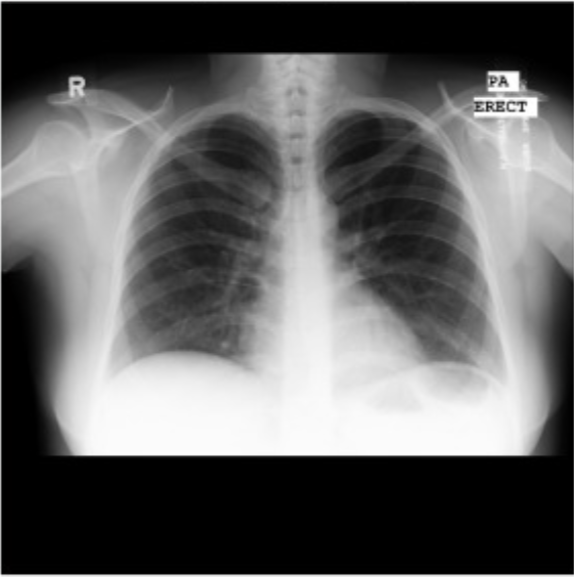
#> input picture data/samples/sample_cxr.png, 574 x 577 px
$ python -i candidate_regions.py   (imports and definitions only)   (older library calls are emulated)
#> lines starting #> are read from the running program, lines starting #| are printed output that depends on the picture; after the words box and inside, x2 and y2 are one past the last pixel; in counts of white or black regions, pixels touching at a corner belong together
### pulmomap/anatomy.py
"""Whole-image feature extraction and anatomical region *estimation*.

IMPORTANT HONESTY NOTE: this module does not perform validated anatomical
segmentation of bones, the heart or the mediastinum. Every region produced
here is one of three kinds, and callers/UI must always say which:

  CLASSICAL_ESTIMATE   - a rough geometric ROI derived from simple heuristics
                         (e.g. the lung mask's bounding box). Useful as a
                         starting point for inspection, not a validated mask.
  REQUIRES_TRAINED_MODEL - PulmoMap has no trained model for this structure;
                         classical thresholding cannot reliably isolate it
                         (e.g. individual ribs, the vertebral column).
  NOT_RELIABLE         - even a rough estimate is not attempted because the
                         structure is too variable/ambiguous with classical
                         methods alone.
"""
import cv2
import numpy as np

from pulmomap import texture as T

CLASSICAL_ESTIMATE = "Classical estimate (geometry-based ROI, not a validated segmentation)"
REQUIRES_TRAINED_MODEL = "Requires a trained model (not implemented)"
NOT_RELIABLE = "Not reliably identifiable with classical image processing alone"

# Static catalogue describing what PulmoMap can and cannot do for each
# anatomical structure named in the brief.
ANATOMY_CATALOG = {
    "Heart / cardiac silhouette": dict(
        status=CLASSICAL_ESTIMATE,
        note="Estimated as a central-lower rectangle spanning the gap between the two lung masks. "
             "This approximates where the cardiac silhouette usually sits on a PA film; it is not "
             "a traced cardiac border and cardiothoracic ratio should not be computed from it."),
    "Mediastinal region": dict(
        status=CLASSICAL_ESTIMATE,
        note="Estimated as the vertical strip between the medial edges of the right and left lung "
             "masks. Width/position depend entirely on how well the lung mask was segmented."),
    "Tracheal region": dict(
        status=NOT_RELIABLE,
        note="The trachea is a thin, low-contrast air column; classical thresholding on a "
             "standard PA film does not reliably separate it from surrounding soft tissue."),
    "Hilar regions": dict(
        status=NOT_RELIABLE,
        note="Hilar structures (vessels/bronchi) overlap extensively in projection and need "
             "trained segmentation or multi-view imaging to localize reliably."),
    "Ribs": dict(
        status=REQUIRES_TRAINED_MODEL,
        note="Individual rib segmentation needs a model trained on labeled bone contours; plain "
             "thresholding cannot separate overlapping rib shadows from lung and soft tissue."),
    "Clavicles": dict(
        status=REQUIRES_TRAINED_MODEL,
        note="Same limitation as ribs — bone-vs-soft-tissue separation needs a trained model."),
    "Vertebral column": dict(
        status=REQUIRES_TRAINED_MODEL,
        note="The spine is partly obscured by the mediastinum on a PA film; reliable localization "
             "needs a trained model or a lateral view."),
    "Shoulder structures": dict(
        status=NOT_RELIABLE,
        note="Highly variable position/framing across films; no stable classical heuristic."),
    "Right hemidiaphragm": dict(
        status=CLASSICAL_ESTIMATE,
        note="Estimated as the lowest boundary row of the right lung mask. Only as reliable as "
             "the underlying lung segmentation."),
    "Left hemidiaphragm": dict(
        status=CLASSICAL_ESTIMATE,
        note="Estimated as the lowest boundary row of the left lung mask. Only as reliable as the "
             "underlying lung segmentation."),
    "Costophrenic angles": dict(
        status=CLASSICAL_ESTIMATE,
        note="Estimated as a small corner ROI at the lower-lateral extremity of each lung mask — "
             "a location estimate, not a validated detection of blunting or effusion."),
    "Subdiaphragmatic / upper abdominal region": dict(
        status=CLASSICAL_ESTIMATE,
        note="Estimated as the band below the lowest lung boundary, within the valid (non-padded) "
             "image area. May include the normal gastric air bubble, which is not an abnormality."),
}


# ---------------------------------------------------------------------------
# Whole-image feature extraction (independent of lung segmentation)
# ---------------------------------------------------------------------------

# [54 lines left out: functions intensity_features, edge_features, texture_features, shape_features, not called in this run]


# ---------------------------------------------------------------------------
# Per-pixel feature maps — these always render regardless of any downstream
# thresholding/candidate logic, so a blank candidate layer never implies a
# blank analysis: the maps below are the ground truth the candidate logic
# is derived from, and are worth looking at directly.
# ---------------------------------------------------------------------------

def local_mean_std(gray, k):
    """Local mean/std via box filtering — the shared primitive behind the contrast, texture
    and z-score maps below. k is the (odd) side length of the local window in pixels."""
#> called with k = 15
    k = k if k % 2 == 1 else k + 1
    g = gray.astype(np.float32)
    mean = cv2.blur(g, (k, k))
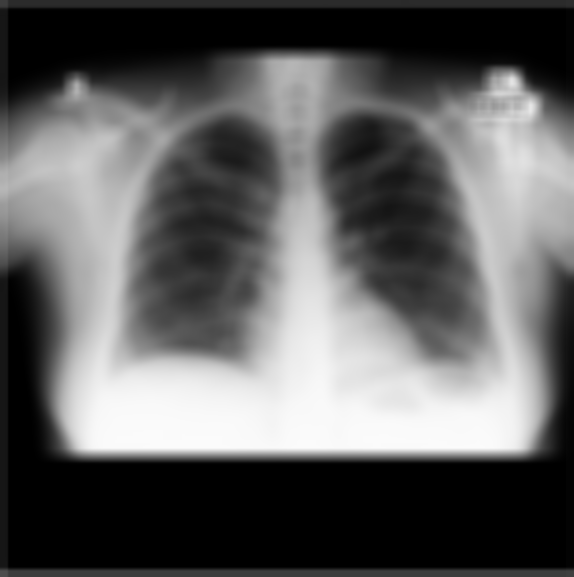
#> mean: shape (577, 574) float32; min 0, max 251.1, mean 96.3
    mean_sq = cv2.blur(g ** 2, (k, k))
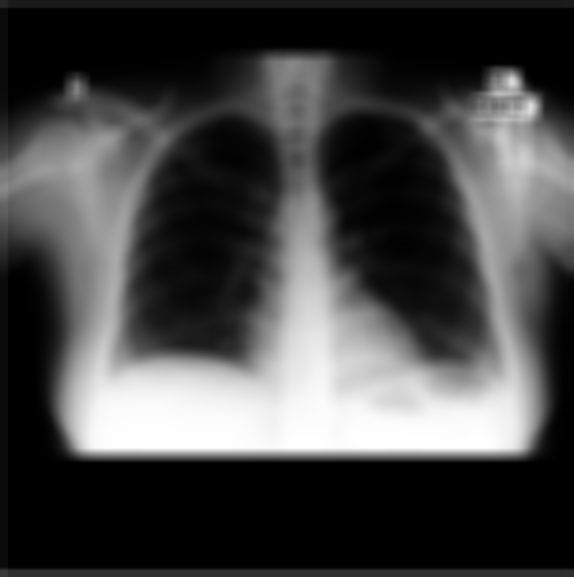
#> mean_sq: shape (577, 574) float32; min 0, max 63068.1, mean 17358.8; drawn with min black and max white
    var = np.clip(mean_sq - mean ** 2, 0, None)
    return mean, np.sqrt(var)


# [124 lines left out: functions local_contrast_map, texture_variation_map, edge_density_heatmap, z_score_map, connected_components_overlay, grid_cells and 3 more, not called in this run]

### pulmomap/candidate_regions.py
"""Candidate region highlighting across the WHOLE image.

This is explicitly NOT disease detection. It surfaces regions whose local
intensity/contrast/texture/edge-density differs from their surroundings,
using several complementary classical techniques. Every candidate is just a
region whose appearance is locally unusual by one of these generic numerical
measures — dark is not automatically abnormal, bright is not automatically
abnormal, and normal anatomical structures (ribs, vessels, hila, the gastric
air bubble below the diaphragm) will often show up here too. Candidates
require expert interpretation and are not a diagnosis, a probability, or a
validated finding of any kind.

ROOT CAUSE OF THE PREVIOUS "always zero candidates" BUG (fixed here): the
z-score method's raw detections are naturally 1-2px-wide ridges along
intensity transitions, not blobs. The old code ran a 5x5 morphological
*opening* over that raw mask as a blanket cleanup step — opening erodes
before it dilates, and a structuring element wider than the detected ridges
erases them completely before the dilation step has anything left to grow
back. That is a generic bug (verified: a single 3x3 erosion alone already
collapsed a 2186px raw mask down to 18px), not a matter of sensitivity
tuning. The fix is to turn the continuous z-score field into genuine blobs
*before* thresholding (via Gaussian smoothing, which is scale-appropriate
for "a patch of unusual appearance" rather than "a single unusual pixel"),
and to use a much smaller, fixed cleanup kernel afterwards instead of a
blanket opening tied to the user's morphology-kernel slider.
"""
import cv2
import numpy as np

from pulmomap import anatomy as ANAT, texture as T

METHODS = [
    "Local intensity deviation (z-score)",
    "CLAHE local contrast",
    "Adaptive threshold (local darker/brighter)",
    "Local texture variation",
    "Edge-density variation",
]

METHOD_COLORS = {
    "Local intensity deviation (z-score)": (0, 200, 255),     # amber
    "CLAHE local contrast": (255, 120, 255),                   # magenta
    "Adaptive threshold (local darker/brighter)": (0, 255, 120),  # green
    "Local texture variation": (255, 200, 0),                  # cyan-ish
    "Edge-density variation": (120, 120, 255),                 # red-ish
}


def _raw_mask(gray, method, intensity_sensitivity, texture_sensitivity, contrast_sensitivity, kernel_size):
    """Each method returns an *un-cleaned* binary mask plus a short reason string describing
    the rule that produced it (for the debug panel)."""
    win = max(9, kernel_size * 3) | 1

    if method == "Local intensity deviation (z-score)":
        mean, std = ANAT.local_mean_std(gray, win)
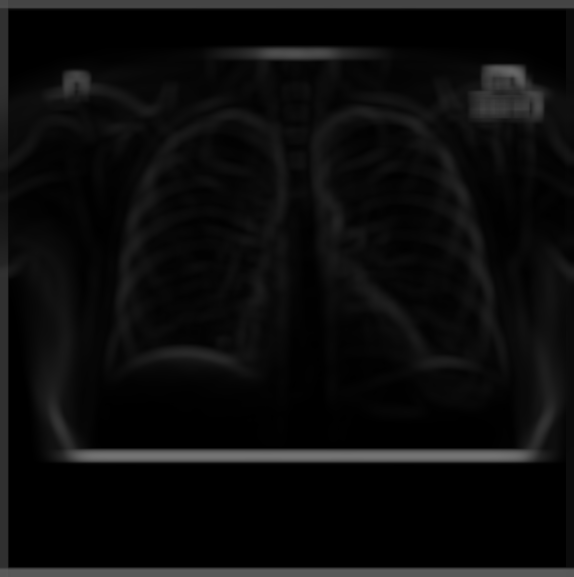
#> std: shape (577, 574) float32; min 0, max 117, mean 12.3
        std_safe = np.where(std < 1e-3, 1e-3, std)
        z = np.abs(gray.astype(np.float32) - mean) / std_safe
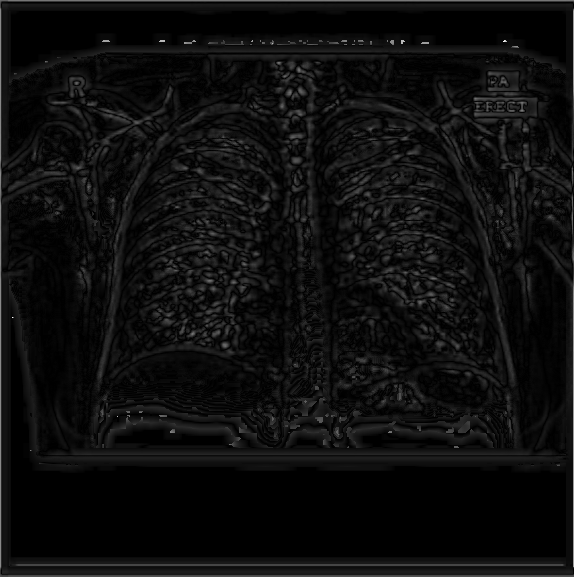
#> z: shape (577, 574) float32; min 0, max 6.04, mean 0.337; drawn with min black and max white
        raw = (z > intensity_sensitivity).astype(np.uint8) * 255
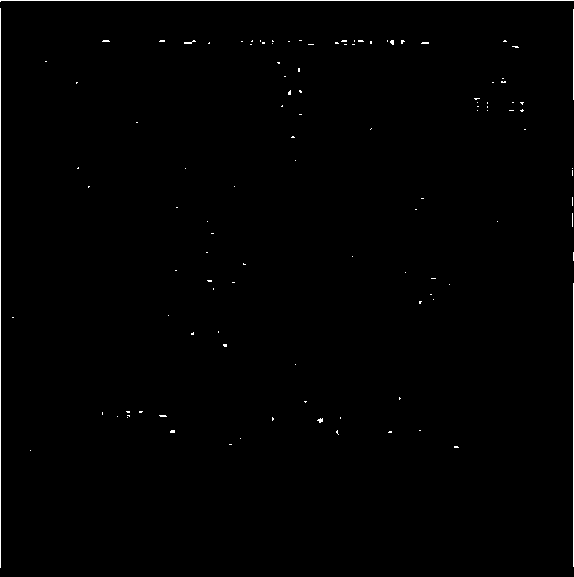
#> raw: shape (577, 574); 0.62% white in thin lines or dots
        # Thicken the (naturally ridge-thin) detections into blobs BEFORE any cleanup step runs,
        # so a small opening doesn't erase them outright (this was the root cause of the old bug).
        mask = cv2.dilate(raw, cv2.getStructuringElement(cv2.MORPH_ELLIPSE, (3, 3)))
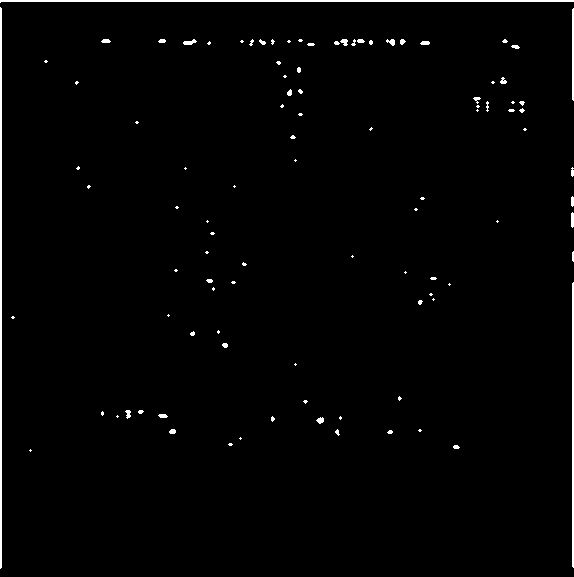
#> mask: shape (577, 574); 1.4% white; 100 white regions (69 under 20 px), largest, box (x1, y1, x2, y2) and area: (0, 0, 574, 3) 1149, (0, 7, 2, 569) 1122, (572, 282, 574, 568) 570
        reason = f"local z-score > {intensity_sensitivity:.1f} (window {win}px), dilated to blob-form"

    elif method == "CLAHE local contrast":
        cl = cv2.createCLAHE(clipLimit=contrast_sensitivity, tileGridSize=(8, 8)).apply(gray)
        diff = cv2.absdiff(cl, gray)
        thresh = int(np.clip(255 * (intensity_sensitivity / 10.0), 5, 250))
        _, mask = cv2.threshold(diff, thresh, 255, cv2.THRESH_BINARY)
        reason = f"|CLAHE(clip={contrast_sensitivity:.1f}) - original| > {thresh}"

    elif method == "Adaptive threshold (local darker/brighter)":
        block = max(3, (kernel_size * 4) | 1)
        C = max(1, int(contrast_sensitivity))
        # NOTE: darker/brighter must use opposite-signed C around the SAME local mean, leaving a
        # dead zone in between. Using the same +C for both (the original bug) makes them exact
        # complements, so their OR always covers 100% of the image regardless of settings.
        darker = cv2.adaptiveThreshold(gray, 255, cv2.ADAPTIVE_THRESH_GAUSSIAN_C,
                                        cv2.THRESH_BINARY_INV, block, C)
        brighter = cv2.adaptiveThreshold(gray, 255, cv2.ADAPTIVE_THRESH_GAUSSIAN_C,
                                          cv2.THRESH_BINARY, block, -C)
        mask = cv2.bitwise_or(darker, brighter)
        reason = f"locally darker OR brighter than neighbourhood mean by more than C={C} (block {block}px)"

    elif method == "Local texture variation":
        tex = ANAT.texture_variation_map(gray, win).astype(np.float32)
        thresh = float(np.clip(255 * (texture_sensitivity / 10.0), 5, 250))
        mask = (tex > thresh).astype(np.uint8) * 255
        reason = f"local LBP-code variation > {thresh:.0f}/255 (window {win}px)"

    else:  # Edge-density variation
        density = ANAT.edge_density_heatmap(gray, win).astype(np.float32)
        thresh = float(np.clip(255 * (intensity_sensitivity / 10.0), 5, 250))
        mask = (density > thresh).astype(np.uint8) * 255
        reason = f"local edge density > {thresh:.0f}/255 (window {win}px)"

    return mask, reason


def extract_candidates(gray, method="Local intensity deviation (z-score)",
                        min_area=80, max_area=20000, intensity_sensitivity=2.0,
                        texture_sensitivity=7.0, contrast_sensitivity=3.0, kernel_size=5,
                        valid_mask=None):
    """Returns (overlay_mask, candidates, debug). `valid_mask` restricts candidates to a region
    of interest (e.g. inside the lung fields) if provided; otherwise the whole image.

    `debug` always reports counts at every pipeline stage, so the UI can explain *why* a
    candidate count is zero (as opposed to silently showing nothing) — zero is a valid result
    when nothing in the image meets the selected criteria, but the cause should be visible."""
    raw, reason = _raw_mask(gray, method, intensity_sensitivity, texture_sensitivity,
                             contrast_sensitivity, kernel_size)
    raw_nonzero = int(np.count_nonzero(raw))
#> raw_nonzero = 4530

    # Small, fixed cleanup kernel: large enough to remove single-pixel speckle, small enough
    # to not erase genuine small candidate blobs regardless of the user's chosen kernel_size.
    cleanup = cv2.getStructuringElement(cv2.MORPH_ELLIPSE, (3, 3))
    clean = cv2.morphologyEx(raw, cv2.MORPH_OPEN, cleanup)
    clean = cv2.morphologyEx(clean, cv2.MORPH_CLOSE,
                              cv2.getStructuringElement(cv2.MORPH_ELLIPSE, (max(3, kernel_size), max(3, kernel_size))))
    clean_nonzero = int(np.count_nonzero(clean))
#> clean_nonzero = 4600

    restricted_nonzero = clean_nonzero
#> restricted_nonzero = 4600
    if valid_mask is not None:
        clean = clean & (valid_mask > 0).astype(np.uint8) * 255
        restricted_nonzero = int(np.count_nonzero(clean))

    n, lab, stats, cents = cv2.connectedComponentsWithStats(clean, connectivity=8)
#> lab: shape (577, 574) int32; 95 distinct labels, from 0 to 94
#> n = 95; stats = 95 rows, first 6: [0, 2, 574, 575, 326598], [0, 0, 574, 3, 1149], [0, 7, 2, 562, 1122], [572, 8, 2, 93, 184], [101, 39, 10, 4, 32], [158, 39, 8, 4, 26]; cents = 95 pairs, first value 0.499 to 572.5, second value 0.501 to 450
    components_total = n - 1
#> components_total = 94
    candidates = []
    overlay_mask = np.zeros_like(gray)
    for i in range(1, n):
        x, y, w, h, area = stats[i]
        if not (min_area <= area <= max_area):
            continue
        crop = gray[y:y + h, x:x + w]
        comp = (lab[y:y + h, x:x + w] == i)
        vals = crop[comp]
        if vals.size == 0:
            continue
        edges = cv2.Canny(crop, 50, 150)
        edge_density = float(np.count_nonzero(edges)) / edges.size if edges.size else 0.0
        candidates.append({
            "id": len(candidates) + 1,
            "bbox": (int(x), int(y), int(w), int(h)),
            "centroid": (float(cents[i][0]), float(cents[i][1])),
            "area_px": int(area),
            "mean_intensity": float(vals.mean()),
            "std_intensity": float(vals.std()),
            "local_contrast": float(vals.max() - vals.min()),
            "edge_density": edge_density,
        })
        overlay_mask[y:y + h, x:x + w][comp] = 255
#> this loop made 94 passes
#> (x, y, w, h, area) on passes 4, 5, 6, 7, 8, 12, 13, 19, 20, 21, 24, 26: (101, 39, 10, 4, 32), (158, 39, 8, 4, 26), (183, 39, 14, 6, 52), (249, 39, 5, 7, 20), (259, 39, 7, 6, 25), (386, 39, 9, 7, 42), (400, 39, 6, 6, 25), (420, 41, 10, 4, 34), (307, 43, 8, 3, 20), (511, 45, 9, 4, 26), (297, 67, 4, 6, 20), (500, 77, 7, 7, 34)
#> (x, y, w, h, area, edge_density) on passes 1, 2, 3, 11: (0, 0, 574, 3, 1149, 0.334), (0, 7, 2, 562, 1122, 0.5), (572, 8, 2, 93, 184, 0.5), (334, 39, 32, 7, 125, 0)
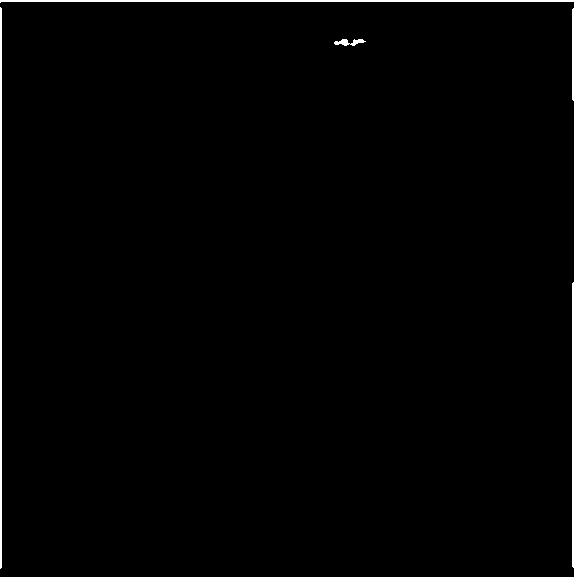
#> overlay_mask: shape (577, 574); 0.95% white; 5 white regions, box (x1, y1, x2, y2) and area: (0, 0, 574, 3) 1149, (0, 7, 2, 569) 1122, (572, 282, 574, 568) 570, (572, 8, 574, 101) 184, (334, 39, 366, 46) 125
#> after the loop, candidates = 5 items

    debug = {
        "method": method, "rule": reason,
        "raw_mask_nonzero_px": raw_nonzero,
        "after_cleanup_nonzero_px": clean_nonzero,
        "after_roi_restriction_nonzero_px": restricted_nonzero,
        "connected_components_found": components_total,
        "components_passing_area_filter": len(candidates),
        "min_area_px": min_area, "max_area_px": max_area,
    }
    return overlay_mask, candidates, debug


def draw_candidates(gray, candidates, color=(0, 200, 255)):
    vis = cv2.cvtColor(gray, cv2.COLOR_GRAY2BGR)
    for c in candidates:
        x, y, w, h = c["bbox"]
        cv2.rectangle(vis, (x, y), (x + w, y + h), color, 2)
        cx, cy = c["centroid"]
        cv2.circle(vis, (int(cx), int(cy)), 3, color, -1)
        label = f"#{c['id']} A={c['area_px']}"
        cv2.putText(vis, label, (x, max(12, y - 4)), cv2.FONT_HERSHEY_SIMPLEX, 0.4, color, 1)
    return vis


CANDIDATE_DISCLAIMER = (
    "These highlighted regions are generic image-processing candidates based on local intensity, "
    "contrast, texture or edge-density statistics — they are NOT disease detections. Dark regions "
    "are not automatically abnormal; bright regions are not automatically abnormal; normal anatomy "
    "(ribs, vessels, hilar structures, the gastric air bubble below the diaphragm) will often "
    "appear here too. No candidate is or implies a diagnosis of cancer, pneumonia, tuberculosis or "
    "any other condition. Interpretation requires an expert. Zero candidates is a valid result — "
    "it means nothing in the image met the selected threshold, not that the tool failed."
)

>>> import cv2
>>> picture = cv2.imread('../data/samples/sample_cxr.png', cv2.IMREAD_GRAYSCALE)
>>> result = extract_candidates(picture)
